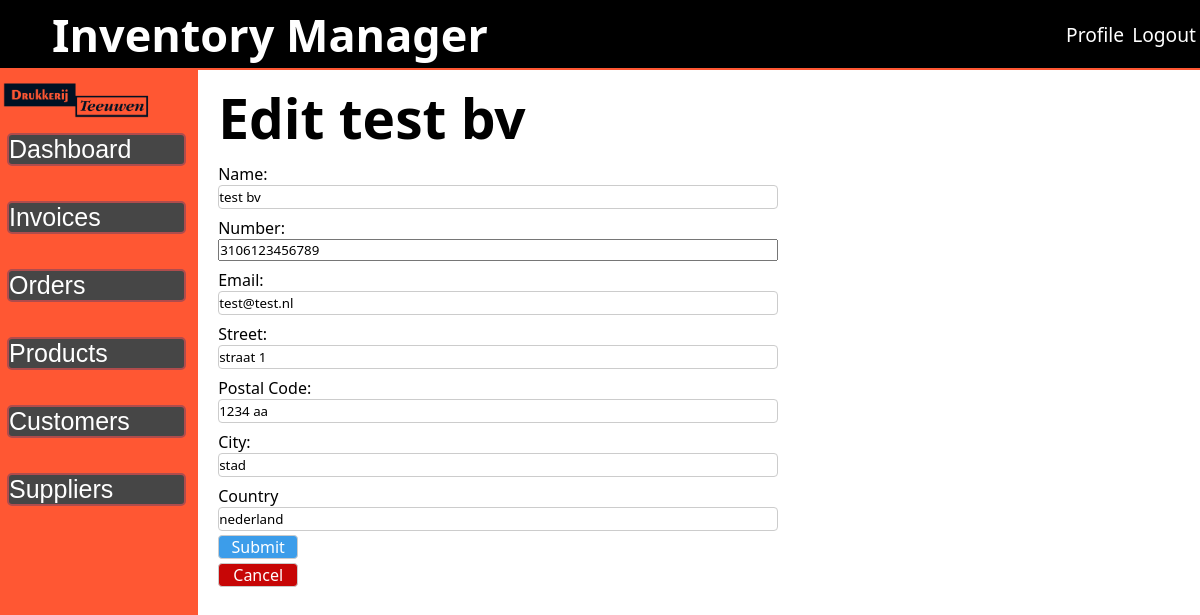
The page /public/editSupplier.php?id=53 (signed in) on the database its author committed.
### tables this page shows
CREATE TABLE `suppliers` (
  `id` int(11) NOT NULL,
  `name` varchar(90) NOT NULL,
  `number` varchar(20) NOT NULL,
  `email` varchar(200) NOT NULL,
  `street` varchar(90) NOT NULL,
  `postcode` varchar(8) NOT NULL,
  `city` varchar(90) NOT NULL,
  `country` varchar(90) NOT NULL,
  `dateTime` datetime NOT NULL DEFAULT current_timestamp()
);

### public/editSupplier.php (the view, shortened to what this page needs)
<?php
require_once '../src/inc/session_check.php';
$id = $_GET['id'];
$sql =
"SELECT * FROM suppliers
WHERE id= $id";
$result = mysqli_query($con, $sql);
$row = $result->fetch_assoc();
?>
            <h1>Edit <?php echo $row['name']; ?></h1>
            <div class="form-container">
                <form action="../src/editSupplierForm.php" method="POST">
                    <label for="newSupplierName" name="newSupplierName">Name:</label>
                    <input type="text" name="newSupplierName"
                    placeholder="Supplier name" value="<?php echo $row['name']; ?>" maxlength="90">
                    <label for="number">Number:</label>
                    <input type="tel" name="number"
                    placeholder="06123456789" value="<?php echo $row['number']; ?>" maxlength="20">
                    <label for="email">Email:</label>
                    <input type="text" name="email"
                    placeholder="supplier@example.nl" value="<?php echo $row['email']; ?>" maxlength="200">
                    <label for="newSupplierStreet">Street:</label>
                    <input type="text" name="newSupplierStreet"
                    placeholder="Street" value="<?php echo $row['street']; ?>" maxlength="90">
                    <label for="newSupplierPostcode" name="newSupplierPostcode">Postal Code:</label>
                    <input type="text" name="newSuplierPostcode"
                    placeholder="Postal code" value="<?php echo $row['postcode']; ?>" maxlength="8">
                    <label for="newSupplierCity">City:</label>
                    <input type="text" name="city"
                    placeholder="City" value="<?php echo $row['city']; ?>" maxlength="90">
                    <label for="newSupplierCountry" name="newSupplierCountry">Country</label>
                    <input type="text" name="newSupplierCountry"
                    placeholder="Country" value="<?php echo $row['country']; ?>" maxlength="90">
                    <input type="submit" name="submit" value="Submit">
                    <a class="cancel-button" href="suppliers.php">Cancel</a>
                </form>
            </div>

### assets/CSS/main.css (style rules this page uses)
* { box-sizing: border-box; font-family: system-ui, -apple-system, BlinkMacSystemFont, 'Segoe UI', Roboto, Oxygen, Ubuntu, Cantarell, 'Open Sans', 'Helvetica Neue', sans-serif; margin: 0px; padding: 0px; }
html { height: 100%; }
a { text-decoration: none; }
.main-content h1 { font-size: 55px; }
input[type=submit] { margin: 2px 0px; margin-top: 4px; height: 3vh; width: 10vh; font-size: medium; color: white; background: #3c9dea; border: 1px solid #ccc; border-radius: 4px; }
.cancel-button { display: flex; justify-content: center; align-items: center; margin: 2px 0px; height: 3vh; width: 10vh; color: white; background: #c70606; border: 1px solid #ccc; border-radius: 4px; }
.form-container { width: 70vh; height: 80vh; }
.form-container form { display: flex; flex-direction: column; justify-content: flex-start; }
.form-container form label { margin-top: 8px; }
.form-container form input[type=text], input[type=number], select { width: 100%; height: 3vh; display: inline-block; border: 1px solid #ccc; border-radius: 4px; box-sizing: border-box; }

### rows shown on the page
suppliers: name "test bv", newSupplierName "test bv", number "3106123456789", email "test@test.nl", newSupplierStreet "straat 1", newSuplierPostcode "1234 aa", city "stad", newSupplierCountry "nederland"
